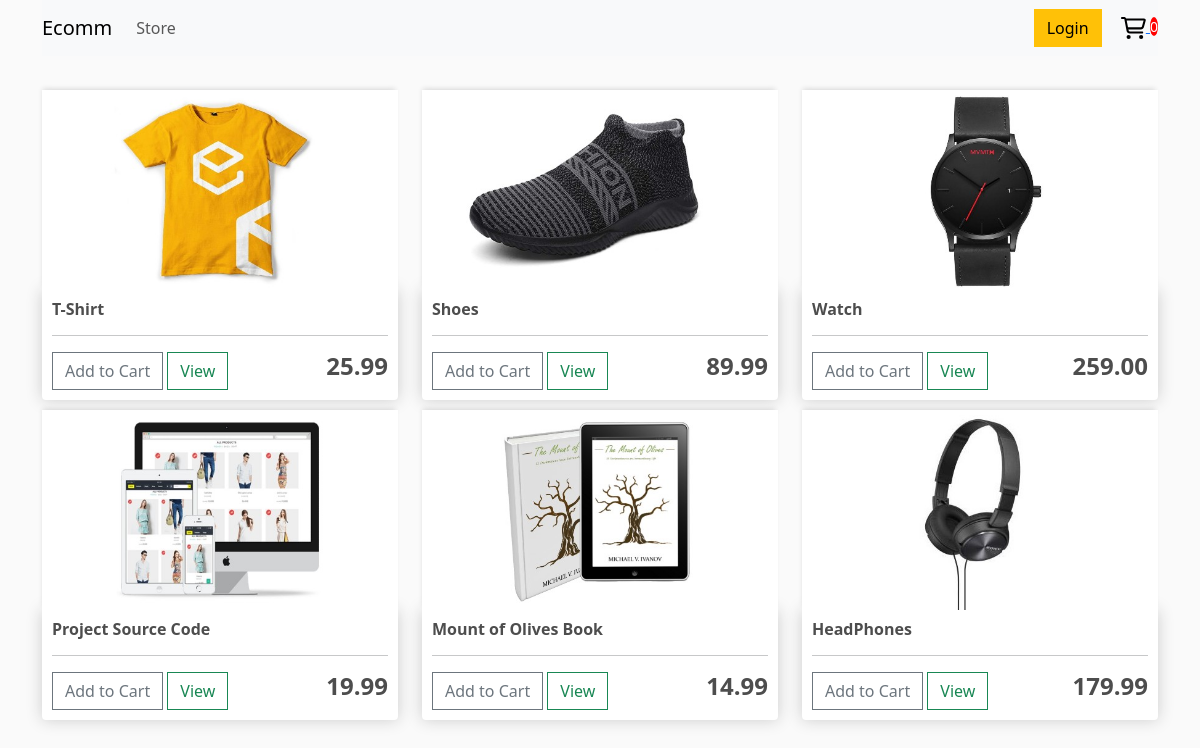
The page / on the database its author committed.
### store/models.py (models this page shows, shortened)
class Product(models.Model):
    name = models.CharField(max_length=200)
    price = models.FloatField()
    digital = models.BooleanField(default=False, null=True, blank=True)
    image = models.ImageField(null=True, blank=True)
    @property
    def imageURL(self):
        try:
            url = self.image.url
        except:
            url = ""
        return url

### store/views.py (the view)
# urls.py: path("", include("store.urls")),
def store(request):
    products = Product.objects.all()
    context = {"products": products}
    return render(request, "store/store.html", context)

### store/templates/store/store.html
{% extends 'store/main.html' %}
{% load static %}
{% block content %}
<div class="row">
    {% for product in products%}
    <div class="col-lg-4">
        <img class="thumbnail" src="{{product.imageURL}}">
        <div class="box-element product">
            <h6><strong>{{ product.name }}</strong></h6>
            <hr>
            <button class="btn btn-outline-secondary add-btn">Add to Cart</button>
            <a class="btn btn-outline-success" href="#">View</a>
            <h4 style="display: inline-block; float: right"><strong>{{ product.price|floatformat:2}}</strong></h4>
        </div>
    </div>
    {% endfor %}
</div>
{% endblock content %}

### static/css/main.css (style rules this page uses)
body { background-color: hsl(0, 0%, 98%); }
h1, h2, h3, h4, h5, h6 { color: hsl(0, 0%, 30%); }
.box-element { box-shadow: hsl(0, 0%, 80%) 0 0 16px; background-color: #fff; border-radius: 4px; padding: 10px; }
.thumbnail { width: 100%; height: 200px; -webkit-box-shadow: -1px -3px 5px -2px rgba(214, 214, 214, 1); -moz-box-shadow: -1px -3px 5px -2px rgba(214, 214, 214, 1); box-shadow: -1px -3px 5px -2px rgba(214, 214, 214, 1); }
.product { border-radius: 0 0 4px 4px; }
.col-lg-4, .col-lg-6, .col-lg-8, .col-lg-12 { margin-top: 10px; }
.btn { border-radius: 0; }

### rows shown on the page
Product: imageURL (picture), name "T-Shirt", price "25.99"
Product: imageURL (picture), name "Shoes", price "89.99"
Product: imageURL (picture), name "Watch", price "259.00"
Product: imageURL (picture), name "Project Source Code", price "19.99"
Product: imageURL (picture), name "Mount of Olives Book", price "14.99"
Product: imageURL (picture), name "HeadPhones", price "179.99"
